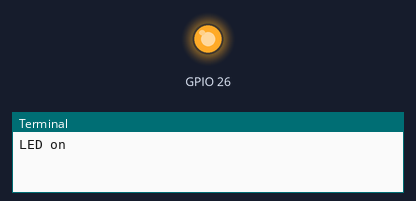
A program run on a simulated Raspberry Pi (BCM pin numbers). Parts: output pins drawn as LEDs (lit = HIGH), the last lines printed to the terminal. At 1.0 s the program stops and its outputs stay as they are.

Above: at 0.1 s.
At 1.1 s:
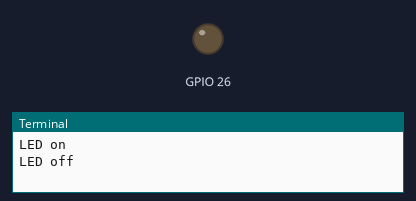
Timing chart, 0 to 2.5 s (numbered marks = the images above):
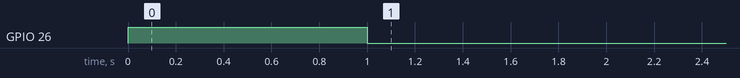

Measured:
- by itself, GPIO 26: LOW → HIGH at 0.00 s, → LOW 1.0 s later

The program:

gpio_led_test.py
```python
import RPi.GPIO as GPIO
import time
GPIO.setmode(GPIO.BCM)
GPIO.setwarnings(False)
GPIO.setup(26,GPIO.OUT)
print "LED on"
GPIO.output(26,GPIO.HIGH)
time.sleep(1)
print "LED off"
GPIO.output(26,GPIO.LOW)
```
